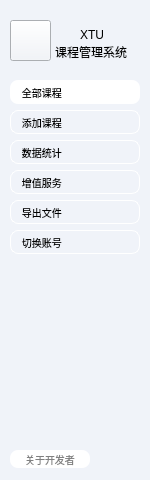
   <widget class="QWidget" name="sidebar" native="true">
    <property name="geometry">
     <rect>
      <x>0</x>
      <y>0</y>
      <width>150</width>
      <height>480</height>
     </rect>
    </property>
    <property name="styleSheet">
     <string notr="true">background:rgb(240, 243, 249);</string>
    </property>
    <widget class="QPushButton" name="about">
     <property name="geometry">
      <rect>
       <x>10</x>
       <y>450</y>
       <width>80</width>
       <height>18</height>
      </rect>
     </property>
     <property name="cursor">
      <cursorShape>PointingHandCursor</cursorShape>
     </property>
     <property name="styleSheet">
      <string notr="true">background:white;
border-radius: 8px;
border:white;
color:grey;
font:10px;</string>
     </property>
     <property name="text">
      <string>关于开发者</string>
     </property>
    </widget>
    <widget class="QLabel" name="title">
     <property name="geometry">
      <rect>
       <x>55</x>
       <y>42</y>
       <width>90</width>
       <height>20</height>
      </rect>
     </property>
     <property name="font">
      <font>
       <pointsize>-1</pointsize>
       <italic>false</italic>
       <bold>false</bold>
      </font>
     </property>
     <property name="styleSheet">
      <string notr="true">color:black;
font:12px;</string>
     </property>
     <property name="text">
      <string>课程管理系统</string>
     </property>
    </widget>
    <widget class="QWidget" name="tabBar" native="true">
     <property name="geometry">
      <rect>
       <x>10</x>
       <y>70</y>
       <width>131</width>
       <height>211</height>
      </rect>
     </property>
     <property name="styleSheet">
      <string notr="true">background:rgb(240, 243, 249);
border:none;</string>
     </property>
     <widget class="QPushButton" name="statistics">
      <property name="geometry">
       <rect>
        <x>0</x>
        <y>70</y>
        <width>130</width>
        <height>24</height>
       </rect>
      </property>
      <property name="font">
       <font>
        <pointsize>-1</pointsize>
        <italic>false</italic>
        <bold>false</bold>
       </font>
      </property>
      <property name="cursor">
       <cursorShape>PointingHandCursor</cursorShape>
      </property>
      <property name="styleSheet">
       <string notr="true">background:rgba(0,0,0,0);
border-radius: 8px;
border: 1px solid white;
color:black;
font:10px;</string>
      </property>
      <property name="text">
       <string>数据统计                        </string>
      </property>
     </widget>
     <widget class="QPushButton" name="VIP">
      <property name="geometry">
       <rect>
        <x>0</x>
        <y>100</y>
        <width>130</width>
        <height>24</height>
       </rect>
      </property>
      <property name="font">
       <font>
        <pointsize>-1</pointsize>
        <italic>false</italic>
        <bold>false</bold>
       </font>
      </property>
      <property name="cursor">
       <cursorShape>PointingHandCursor</cursorShape>
      </property>
      <property name="styleSheet">
       <string notr="true">background:rgba(0,0,0,0);
border-radius: 8px;
border: 1px solid white;
color:black;
font:10px;</string>
      </property>
      <property name="text">
       <string>增值服务                        </string>
      </property>
     </widget>
     <widget class="QPushButton" name="add">
      <property name="geometry">
       <rect>
        <x>0</x>
        <y>40</y>
        <width>130</width>
        <height>24</height>
       </rect>
      </property>
      <property name="font">
       <font>
        <pointsize>-1</pointsize>
        <italic>false</italic>
        <bold>false</bold>
       </font>
      </property>
      <property name="cursor">
       <cursorShape>PointingHandCursor</cursorShape>
      </property>
      <property name="styleSheet">
       <string notr="true">background:rgba(0,0,0,0);
border: 1px solid white;
border-radius: 8px;
color:black;
font:10px;</string>
      </property>
      <property name="text">
       <string>添加课程                        </string>
      </property>
     </widget>
     <widget class="QPushButton" name="query">
      <property name="geometry">
       <rect>
        <x>0</x>
        <y>10</y>
        <width>130</width>
        <height>24</height>
       </rect>
      </property>
      <property name="font">
       <font>
        <pointsize>-1</pointsize>
        <italic>false</italic>
        <bold>false</bold>
       </font>
      </property>
      <property name="cursor">
       <cursorShape>PointingHandCursor</cursorShape>
      </property>
      <property name="styleSheet">
       <string notr="true">background-color: white;
border-radius: 8px;
color:black;
font:10px;</string>
      </property>
      <property name="text">
       <string>全部课程                        </string>
      </property>
     </widget>
     <widget class="QPushButton" name="exportFile">
      <property name="geometry">
       <rect>
        <x>0</x>
        <y>130</y>
        <width>130</width>
        <height>24</height>
       </rect>
      </property>
      <property name="font">
       <font>
        <pointsize>-1</pointsize>
        <italic>false</italic>
        <bold>false</bold>
       </font>
      </property>
      <property name="cursor">
       <cursorShape>PointingHandCursor</cursorShape>
      </property>
      <property name="styleSheet">
       <string notr="true">background:rgba(0,0,0,0);
border-radius: 8px;
border: 1px solid white;
color:black;
font:10px;</string>
      </property>
      <property name="text">
       <string>导出文件                        </string>
      </property>
     </widget>
     <widget class="QPushButton" name="switchAccount">
      <property name="geometry">
       <rect>
        <x>0</x>
        <y>160</y>
        <width>130</width>
        <height>24</height>
       </rect>
      </property>
      <property name="font">
       <font>
        <pointsize>-1</pointsize>
        <italic>false</italic>
        <bold>false</bold>
       </font>
      </property>
      <property name="cursor">
       <cursorShape>PointingHandCursor</cursorShape>
      </property>
      <property name="styleSheet">
       <string notr="true">background:rgba(0,0,0,0);
border-radius: 8px;
border: 1px solid white;
color:black;
font:10px;</string>
      </property>
      <property name="text">
       <string>切换账号                        </string>
      </property>
     </widget>
    </widget>
    <widget class="QPushButton" name="pushButton_3">
     <property name="geometry">
      <rect>
       <x>10</x>
       <y>20</y>
       <width>41</width>
       <height>41</height>
      </rect>
     </property>
     <property name="cursor">
      <cursorShape>PointingHandCursor</cursorShape>
     </property>
     <property name="styleSheet">
      <string notr="true">border-image: url(:/image/xtu_blue.png);</string>
     </property>
     <property name="text">
      <string/>
     </property>
    </widget>
    <widget class="QLabel" name="label_5">
     <property name="geometry">
      <rect>
       <x>80</x>
       <y>25</y>
       <width>30</width>
       <height>20</height>
      </rect>
     </property>
     <property name="styleSheet">
      <string notr="true">color:black;
font:12px;</string>
     </property>
     <property name="text">
      <string>XTU</string>
     </property>
    </widget>
   </widget>
